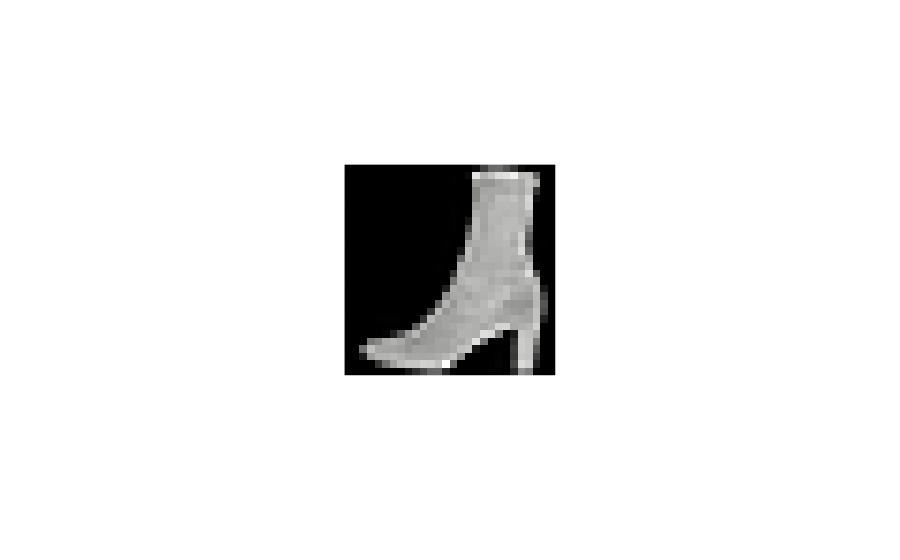

The cell this chart's notebook holds for it:
### Code cell
img = x_train[59907].reshape((28,28))
fig = px.imshow(img, color_continuous_scale='gray')
fig.update_layout(coloraxis_showscale=False)
fig.update_xaxes(showticklabels=False)
fig.update_yaxes(showticklabels=False)
fig.show()

### Figure 1 — Plotly figure (JSON) as saved in the notebook; plotly's stock layout.template omitted (floating-point values rounded to 4 significant figures; data arrays with more than 128 entries replaced by an {"elided": "..."} marker saying what was removed)
{"data": [{"coloraxis": "coloraxis", "hovertemplate": "x: %{x}<br>y: %{y}<br>color: %{z}<extra></extra>", "type": "heatmap", "z": {"elided": "28x28 int values"}}], "layout": {"autosize": true, "coloraxis": {"colorscale": [[0, "rgb(0, 0, 0)"], [0.09091, "rgb(16, 16, 16)"], [0.1818, "rgb(38, 38, 38)"], [0.2727, "rgb(59, 59, 59)"], [0.3636, "rgb(81, 80, 80)"], [0.4545, "rgb(102, 101, 101)"], [0.5455, "rgb(124, 123, 122)"], [0.6364, "rgb(146, 146, 145)"], [0.7273, "rgb(171, 171, 170)"], [0.8182, "rgb(197, 197, 195)"], [0.9091, "rgb(224, 224, 223)"], [1, "rgb(254, 254, 253)"]], "showscale": false}, "margin": {"t": 60}, "xaxis": {"autorange": true, "constrain": "domain", "domain": [0.3573, 0.6427], "range": [-0.5, 27.5], "scaleanchor": "y", "showticklabels": false}, "yaxis": {"autorange": true, "constrain": "domain", "domain": [0, 1], "range": [27.5, -0.5], "showticklabels": false}}}
